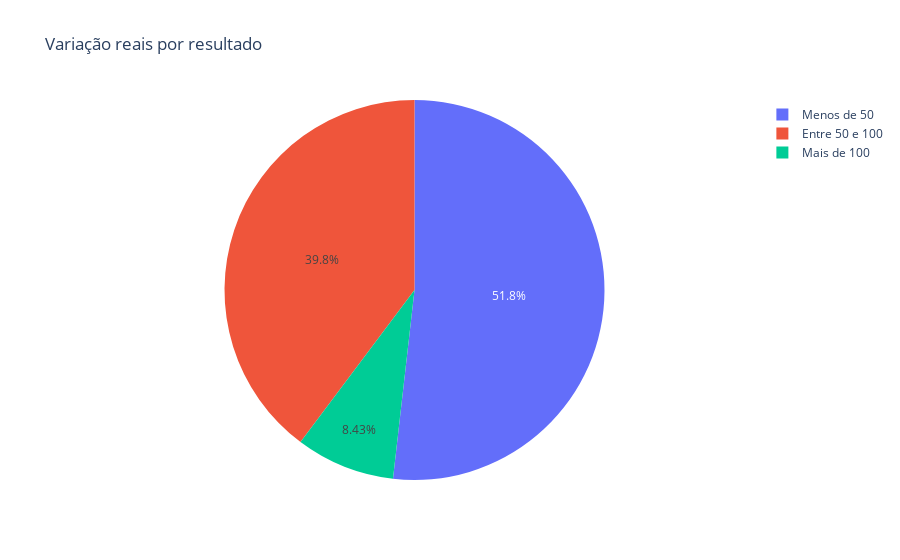

The code cell stored with this chart in its notebook:
### Code cell
fig = px.pie(category_counts, names='Cat_idade', values='count', title='Variação reais por resultado')
fig.show()

### Figure 1 — Plotly figure (JSON) as saved in the notebook; plotly's stock layout.template omitted (floating-point values rounded to 4 significant figures)
{"data": [{"domain": {"x": [0, 1], "y": [0, 1]}, "hovertemplate": "Cat_idade=%{label}<br>count=%{value}<extra></extra>", "labels": ["Menos de 50", "Entre 50 e 100", "Mais de 100"], "legendgroup": "", "name": "", "showlegend": true, "type": "pie", "values": [43, 33, 7]}], "layout": {"legend": {"tracegroupgap": 0}, "title": {"text": "Variação reais por resultado"}}}
